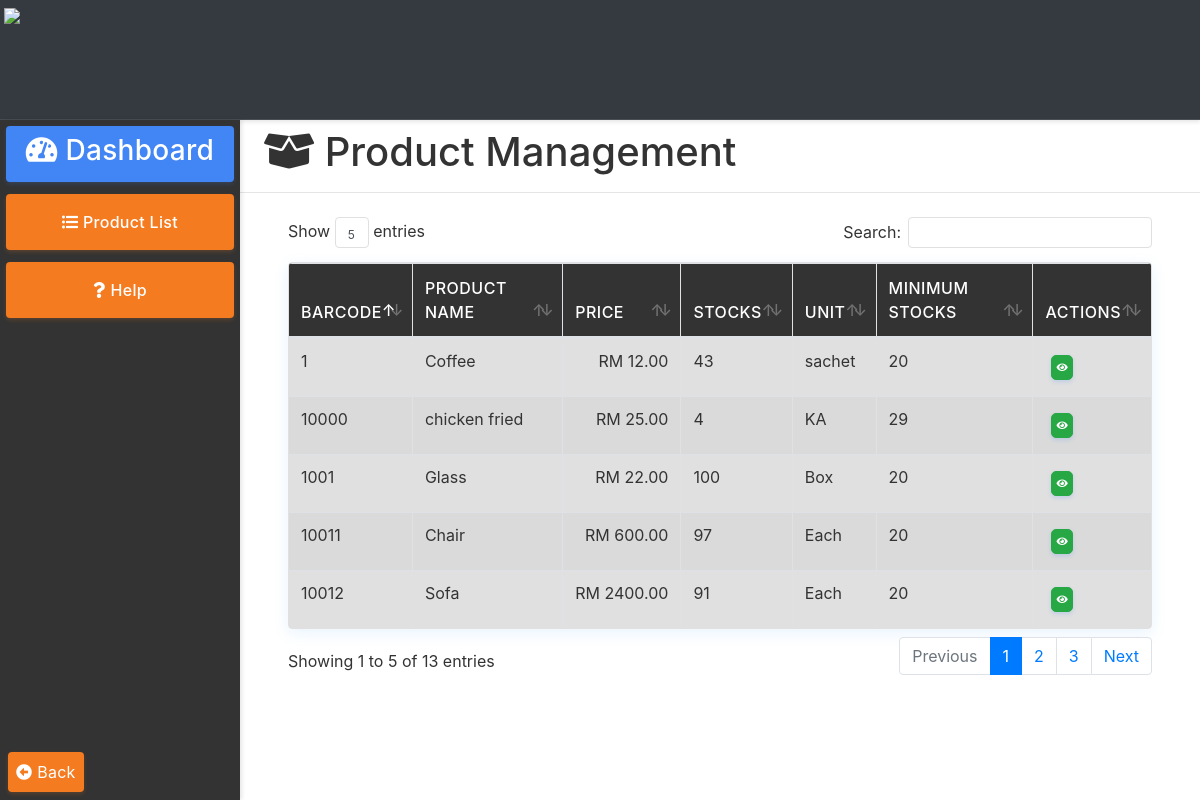
The app's page /employee/inventory.php (signed in) with its own data.
### tables this page shows
CREATE TABLE `products` (
  `product_no` varchar(50) NOT NULL,
  `product_name` varchar(30) DEFAULT NULL,
  `sell_price` decimal(18,2) DEFAULT NULL,
  `quantity` int(11) DEFAULT NULL,
  `unit` varchar(30) DEFAULT NULL,
  `min_stocks` int(11) DEFAULT NULL,
  `remarks` text DEFAULT NULL,
  `location` varchar(50) DEFAULT NULL,
  `images` varchar(30) DEFAULT NULL
);

### employee/inventory.php (the view, shortened to what this page needs)
<?php
	include("../server/connection.php");
	$sql = "SELECT * FROM products";
	$result	= mysqli_query($db, $sql);
?>
<!DOCTYPE html>
<html>
<head>
	<?php include('../templates/head1.php');?>
</head>
<body>
	<div class="contain h-100">
		<?php include('../employee/base2.php');?>
		<div>
			<h1 class="ml-4 pt-2"><i class="fas fa-box-open"></i> Product Management</h1>
			<hr>
			<div class="table-responsive mt-4 pl-5 pr-5">
			<table class="table table-striped table-bordered" id="product_table" style="margin-top: -22px;">
				<thead>
					<tr>
						<th scope="col" class="column-text">Barcode</th>
						<th scope="col" class="column-text">Product Name</th>
						<th scope="col" class="column-text">Price</th>
						<th scope="col" class="column-text">Stocks</th>
						<th scope="col" class="column-text">Unit</th>
						<th scope="col" class="column-text">Minimum Stocks</th>
						<th scope="col" class="column-text">Actions</th>
					</tr>
				</thead>
				<tbody class="table-hover">
					<?php
						while($row = mysqli_fetch_assoc($result)){
				  	?>
					<tr class="table-active">
						<td><?php echo $row['product_no'];?></td>
						<td><?php echo $row['product_name'];?></td>
						<td align="right">RM&nbsp<?php echo $row['sell_price'];?></td>
						<td><?php echo $row['quantity'];?></td>
						<td><?php echo $row['unit'];?></td>
						<td><?php echo $row['min_stocks'];?></td>
						<td>
							<button type="button" name="view" style='font-size:10px; border-radius:5px;padding:4px;' id="<?php echo $row['product_no'];?>" class="btn btn-success view_data"><i class="fas fa-eye"></i></button>
						</td>
					</tr>
					<?php } ?>
				</tbody>
			</table>
			</div>
		</div>
	</div>
</body>
</html>
</body>
</html>

### records on screen
products: product_no "1", product_name "Coffee", sell_price "12.00", quantity "43", unit "sachet", min_stocks "20"
products: product_no "10000", product_name "chicken fried", sell_price "25.00", quantity "4", unit "KA", min_stocks "29"
products: product_no "1001", product_name "Glass", sell_price "22.00", quantity "100", unit "Box", min_stocks "20"
products: product_no "10011", product_name "Chair", sell_price "600.00", quantity "97", unit "Each", min_stocks "20"
products: product_no "10012", product_name "Sofa", sell_price "2400.00", quantity "91", unit "Each", min_stocks "20"
